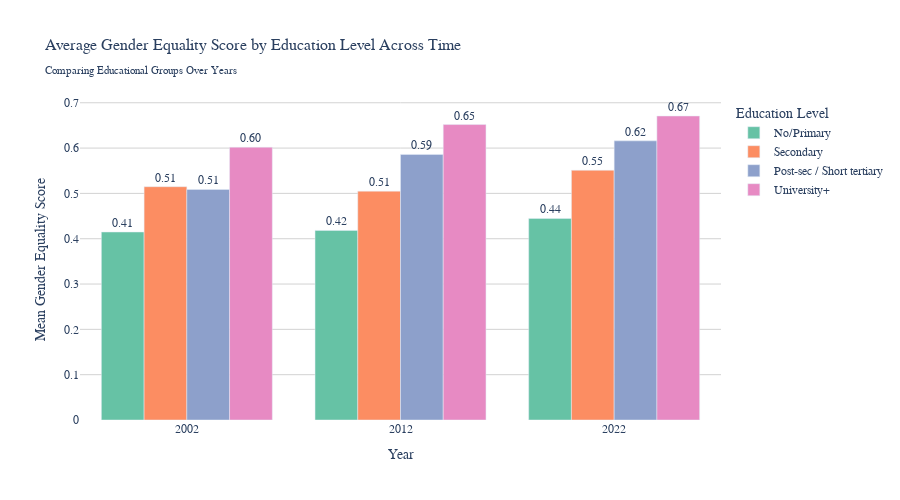

Notebook cell for this chart:
### Code cell
# Bar chart showing mean EG score by education level over time
eg_by_education_year = df_eg_analysis.groupby(['year', 'educ_4_label'])['eg_score_norm'].agg(['mean', 'median', 'std', 'count']).reset_index()

category_orders = {
    'educ_4_label': ['No/Primary', 'Secondary', 'Post-sec / Short tertiary', 'University+'],
}

fig_eg_edu_bar = px.bar(eg_by_education_year,
                        x='year',
                        y='mean',
                        color='educ_4_label',
                        barmode='group',
                        title='Average Gender Equality Score by Education Level Across Time<br><sub>Comparing Educational Groups Over Years</sub>',
                        labels={'mean': 'Mean Gender Equality Score',
                                'year': 'Year',
                                'educ_4_label': 'Education Level'},
                        color_discrete_sequence=px.colors.qualitative.Set2,
                        category_orders=category_orders,
                        text='mean',
                        height=500)

fig_eg_edu_bar.update_traces(texttemplate='%{text:.2f}', textposition='outside')

fig_eg_edu_bar.update_layout(
    font=dict(size=12, family='Arial'),
    title_font_size=16,
    plot_bgcolor='white',
    paper_bgcolor='white',
    legend_title_text='Education Level'
)

fig_eg_edu_bar.update_xaxes(showgrid=False)
fig_eg_edu_bar.update_yaxes(showgrid=True, gridwidth=1, gridcolor='lightgray')

fig_eg_edu_bar.show()

### Figure 1 — Plotly figure (JSON) as saved in the notebook; plotly's stock layout.template omitted (floating-point values rounded to 4 significant figures)
{"data": [{"alignmentgroup": "True", "hovertemplate": "Education Level=No/Primary<br>Year=%{x}<br>Mean Gender Equality Score=%{text}<extra></extra>", "legendgroup": "No/Primary", "marker": {"color": "rgb(102,194,165)", "pattern": {"shape": ""}}, "name": "No/Primary", "offsetgroup": "No/Primary", "orientation": "v", "showlegend": true, "text": [0.4148, 0.4184, 0.4447], "textposition": "outside", "texttemplate": "%{text:.2f}", "type": "bar", "x": [2002, 2012, 2022], "xaxis": "x", "y": [0.4148, 0.4184, 0.4447], "yaxis": "y"}, {"alignmentgroup": "True", "hovertemplate": "Education Level=Secondary<br>Year=%{x}<br>Mean Gender Equality Score=%{text}<extra></extra>", "legendgroup": "Secondary", "marker": {"color": "rgb(252,141,98)", "pattern": {"shape": ""}}, "name": "Secondary", "offsetgroup": "Secondary", "orientation": "v", "showlegend": true, "text": [0.5148, 0.505, 0.551], "textposition": "outside", "texttemplate": "%{text:.2f}", "type": "bar", "x": [2002, 2012, 2022], "xaxis": "x", "y": [0.5148, 0.505, 0.551], "yaxis": "y"}, {"alignmentgroup": "True", "hovertemplate": "Education Level=Post-sec / Short tertiary<br>Year=%{x}<br>Mean Gender Equality Score=%{text}<extra></extra>", "legendgroup": "Post-sec / Short tertiary", "marker": {"color": "rgb(141,160,203)", "pattern": {"shape": ""}}, "name": "Post-sec / Short tertiary", "offsetgroup": "Post-sec / Short tertiary", "orientation": "v", "showlegend": true, "text": [0.5087, 0.5861, 0.616], "textposition": "outside", "texttemplate": "%{text:.2f}", "type": "bar", "x": [2002, 2012, 2022], "xaxis": "x", "y": [0.5087, 0.5861, 0.616], "yaxis": "y"}, {"alignmentgroup": "True", "hovertemplate": "Education Level=University+<br>Year=%{x}<br>Mean Gender Equality Score=%{text}<extra></extra>", "legendgroup": "University+", "marker": {"color": "rgb(231,138,195)", "pattern": {"shape": ""}}, "name": "University+", "offsetgroup": "University+", "orientation": "v", "showlegend": true, "text": [0.6019, 0.6519, 0.6708], "textposition": "outside", "texttemplate": "%{text:.2f}", "type": "bar", "x": [2002, 2012, 2022], "xaxis": "x", "y": [0.6019, 0.6519, 0.6708], "yaxis": "y"}], "layout": {"barmode": "group", "font": {"family": "Arial", "size": 12}, "height": 500, "legend": {"title": {"text": "Education Level"}, "tracegroupgap": 0}, "paper_bgcolor": "white", "plot_bgcolor": "white", "title": {"font": {"size": 16}, "text": "Average Gender Equality Score by Education Level Across Time<br><sub>Comparing Educational Groups Over Years</sub>"}, "xaxis": {"anchor": "y", "domain": [0, 1], "showgrid": false, "title": {"text": "Year"}}, "yaxis": {"anchor": "x", "domain": [0, 1], "gridcolor": "lightgray", "gridwidth": 1, "showgrid": true, "title": {"text": "Mean Gender Equality Score"}}}}
